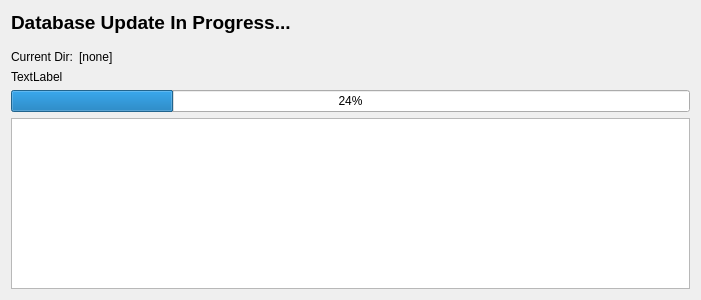
<?xml version="1.0" encoding="UTF-8"?>
<ui version="4.0">
 <class>DlgDbUpdate</class>
 <widget class="QDialog" name="DlgDbUpdate">
  <property name="windowModality">
   <enum>Qt::ApplicationModal</enum>
  </property>
  <property name="geometry">
   <rect>
    <x>0</x>
    <y>0</y>
    <width>701</width>
    <height>300</height>
   </rect>
  </property>
  <property name="windowTitle">
   <string>Database Update</string>
  </property>
  <layout class="QVBoxLayout" name="verticalLayout">
   <item>
    <widget class="QLabel" name="label">
     <property name="text">
      <string>&lt;html&gt;&lt;head/&gt;&lt;body&gt;&lt;p&gt;&lt;span style=&quot; font-size:14pt; font-weight:600;&quot;&gt;Database Update In Progress...&lt;/span&gt;&lt;/p&gt;&lt;/body&gt;&lt;/html&gt;</string>
     </property>
    </widget>
   </item>
   <item>
    <spacer name="verticalSpacer">
     <property name="orientation">
      <enum>Qt::Vertical</enum>
     </property>
     <property name="sizeType">
      <enum>QSizePolicy::Fixed</enum>
     </property>
     <property name="sizeHint" stdset="0">
      <size>
       <width>20</width>
       <height>10</height>
      </size>
     </property>
    </spacer>
   </item>
   <item>
    <layout class="QHBoxLayout" name="horizontalLayout">
     <property name="topMargin">
      <number>0</number>
     </property>
     <item>
      <widget class="QLabel" name="label_2">
       <property name="sizePolicy">
        <sizepolicy hsizetype="Minimum" vsizetype="Preferred">
         <horstretch>0</horstretch>
         <verstretch>0</verstretch>
        </sizepolicy>
       </property>
       <property name="text">
        <string>Current Dir:</string>
       </property>
      </widget>
     </item>
     <item>
      <widget class="QLabel" name="lblDirectory">
       <property name="sizePolicy">
        <sizepolicy hsizetype="Expanding" vsizetype="Preferred">
         <horstretch>0</horstretch>
         <verstretch>0</verstretch>
        </sizepolicy>
       </property>
       <property name="text">
        <string>[none]</string>
       </property>
      </widget>
     </item>
    </layout>
   </item>
   <item>
    <widget class="QLabel" name="lblCurrentActivity">
     <property name="text">
      <string>TextLabel</string>
     </property>
    </widget>
   </item>
   <item>
    <widget class="QProgressBar" name="progressBar">
     <property name="value">
      <number>24</number>
     </property>
    </widget>
   </item>
   <item>
    <widget class="QTextEdit" name="textEdit"/>
   </item>
  </layout>
 </widget>
 <resources/>
 <connections/>
</ui>
